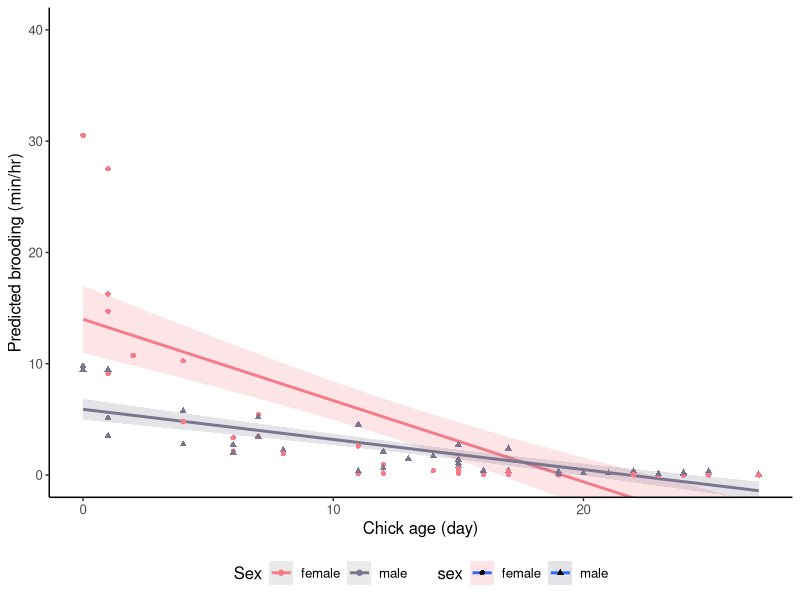
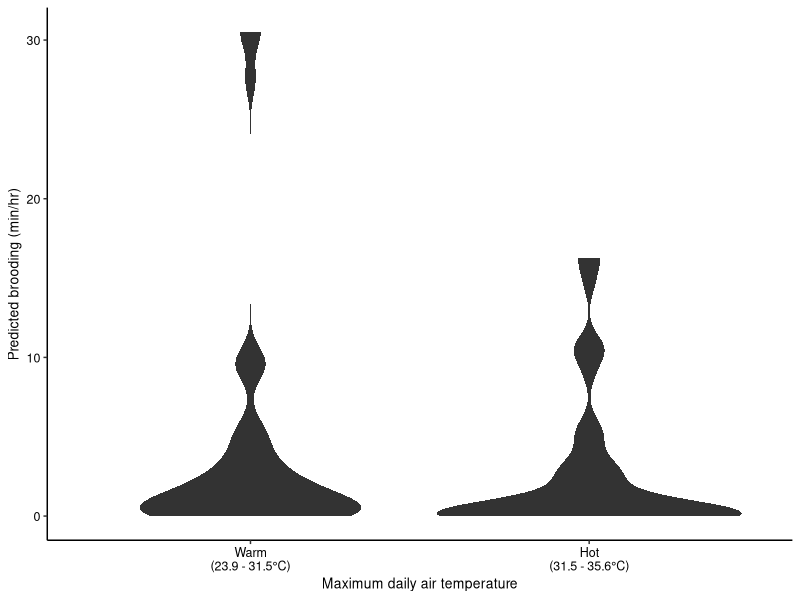

Reproduce these figures in R, in order. (Note: this script raises an error after producing the figures.)
# intro -------------------------------------------------------------------

# Red-headed Woodpecker brooding duration model predictions
# By: Lynn Abigail Walter

# Latest updates:
# Aug 2019 - After correcting the bbyvid to sum duration of brooding, a new top model was selected. My thesis used model 1.1i which did not include Tmax as a factor, but the new top model 1.5i does.

# Best version

# libraries ---------------------------------------------------------------

library(tidyverse)
library(reshape2)
library(glmmTMB)

# data --------------------------------------------------------------------

# Behaviors by video

bbyvid <- 
  read.csv("clean_data/behaviors.csv", stringsAsFactors = FALSE) %>%
  as_tibble() %>%
  mutate(
    # Calculate standardized temperatures
    std_tmax = (tmax - mean(tmax))/sd(tmax),
    brood_perhr = (brooding_min/usable_video)*60)

# script ------------------------------------------------------------------

# Run best model (see brooding_models.R)

brood_mod <- 
  glmmTMB(
    brooding_min ~ 
      exact_age_chick * sex + peeped_chick_count + std_tmax + (1|brood_id) + 
      offset(log(usable_video)), 
    data = bbyvid,
    ziformula = ~ .,
    family = "truncated_nbinom1")

summary(brood_mod)

# Generate dataframes with needed model variables to generate prediction

brooding_subset <- 
  bbyvid %>%
  select(brooding_min, subject, brood_id, exact_age_chick, sex, habitat,
         std_tmax, usable_video, peeped_chick_count) 

# Calculate a predicted brooding rate (brooding per minute)

brooding_predictions <-
  brooding_subset %>%
  mutate(
    predicted_brood_per_unit = 
      stats::predict(brood_mod, brooding_subset, type = "response"),
    predicted_brood_per_hr =
      (predicted_brood_per_unit/usable_video)*60,
    brood_per_hr = (brooding_min/usable_video)*60,
    tmax = ifelse(std_tmax > 0, "Hot", "Cool"))

# experimental ------------------------------------------------------------

# Generate dataframes with needed model variables to generate prediction

brooding_subset2 <- 
  bbyvid %>%
  select(brooding_min, subject, brood_id, exact_age_chick, sex, habitat,
         std_tmax, usable_video, peeped_chick_count, tmax) 

# Calculate a predicted brooding rate (brooding per minute)

brooding_predictions2 <-
  brooding_subset2 %>%
  mutate(
    predicted_brood_per_unit = 
      stats::predict(brood_mod, brooding_subset2, type = "response"),
    predicted_brood_per_hr =
      (predicted_brood_per_unit/usable_video)*60,
    brood_per_hr = (brooding_min/usable_video)*60)

# ------

# Set colors

colors_sex <- c("female" = "#F47C89", "male" = "#7b758e")
colors_tem <- c("Cool" = "#6bd2db", "Hot" = "#fc913a")
colors_bw <- c("Cool" = "#ABABAB", "Hot" = "#333333")

# predbrood_conditional <- 
#   brooding_predictions %>% 
#   filter(predicted_brood_per_unit > 1)

# linear plots ------------------------------------------------------------

# Final brooding plot - by sex (color)

ggplot(brooding_predictions, 
       aes(x = exact_age_chick, 
           y = predicted_brood_per_hr, 
           color = sex, 
           fill = sex)) +
  stat_smooth(method = glm, 
              formula = y ~ x, 
              aes(y = predicted_brood_per_hr, 
                  color = as.factor(sex), 
                  fill = as.factor(sex)), 
              alpha = 0.2,
              se = TRUE, 
              level = 0.95, 
              fullrange = TRUE) +
  geom_point(aes(color = sex, shape = sex)) +
  coord_cartesian(ylim = c(0,40)) + 
  labs(x = "Chick age (day)", y = "Predicted brooding (min/hr)") + 
  scale_fill_manual(values = colors_sex) +
  scale_color_manual(values = colors_sex) + 
  guides(color = guide_legend("Sex")) +
  theme_classic() +
  theme(legend.position = "bottom", 
        text = element_text(size = 12)) 

# Final brooding plot - by sex (black & white)

brooding_sex <-
  ggplot(brooding_predictions, 
       aes(x = exact_age_chick, 
           y = predicted_brood_per_hr)) +
  stat_smooth(
    method = glm, 
    formula = y ~ x, 
    aes(y = predicted_brood_per_hr, 
        linetype = sex,
        color = sex), 
    size = 0.5, 
    se = TRUE, 
    level = 0.95, 
    fullrange = TRUE) +
  geom_point(aes(color = sex, shape = sex)) +
  coord_cartesian(ylim = c(0, 40)) + 
  labs(
    #title = "Figure 3", 
       x = "Chick age (day)", 
       y = "Predicted brooding (min per hr)") + 
  guides(color = guide_legend("Sex"), 
         shape = guide_legend("Sex"),
         linetype = guide_legend("Sex")) +
  scale_shape_manual(values = c(17, 1)) +
  scale_color_manual(values = c("female" = "black", "male" = "black")) +
  scale_fill_grey(start = 0.6, end = 0.6) +
  theme_classic() +
  theme(axis.title.x = element_text(size = 10), 
        axis.title.y = element_text(size = 10),
        axis.text.y = element_text(size = 9),
        axis.text.x = element_text(size = 9),
        legend.text = element_text(size = 10),
        legend.title = element_text(size = 10),
        legend.position = "bottom") 
  # ggplot2::ggsave(
  # file = "brooding_sex_fig.pdf",
  # path ="plots/bw/",
  # width = 3.5,
  # height = 3,
  # units = "in",
  # dpi = 600)

# linear temperature plot -------------------------------------------------

temp_line <- 
  brooding_predictions2 %>%
  ggplot(aes(x = tmax, y = predicted_brood_per_hr)) +
  stat_smooth(
    method = glm,
    formula = y ~ x,
    aes(y = predicted_brood_per_hr),
    alpha = 0.2,
    se = TRUE,
    level = 0.95,
    fullrange = TRUE,
    color = "black") +
  geom_point(shape = 1) +
  labs(x = "Maximum daily air temperature (°C)", 
       y = "Predicted brooding (min per hr)") +
  scale_fill_grey(start = 0.6, end = 0.6) +
  coord_cartesian(ylim = c(0, 40)) + 
  theme_classic() +
  theme(axis.title.x = element_text(size = 10), 
        axis.title.y = element_text(size = 10),
        axis.text.y = element_text(size = 9, color = 'black'),
        axis.text.x = element_text(size = 9, color = 'black'),
        legend.text = element_text(size = 10),
        legend.title = element_text(size = 10),
        legend.position = "none")

# violin plots ------------------------------------------------------------

# Violin plot - by temperature (black & white)

brooding_violin <- 
  ggplot(brooding_predictions, 
       aes(tmax, 
           predicted_brood_per_hr, 
           fill = tmax, 
           color = tmax)) +
  geom_violin(lwd = 0) +
  labs(x = "Maximum daily air temperature", 
       y = "Predicted brooding (min/hr)") +
  scale_x_discrete(
    labels=c("Warm\n(23.9 - 31.5°C)",
             "Hot\n(31.5 - 35.6°C)")) +
  theme(legend.position = "none") +
  scale_color_manual(values = c("Cool" = "#333333", "Hot" = "#333333")) +
  scale_fill_manual(values = c("Cool" = "#333333", "Hot" = "#333333")) +
  theme_classic() +
  theme(axis.title.x = element_text(size = 10), 
        axis.title.y = element_text(size = 10),
        axis.text.y = element_text(size = 9, color = 'black'),
        axis.text.x = element_text(size = 9, color = 'black'),
        legend.text = element_text(size = 10),
        legend.title = element_text(size = 10),
        legend.position = "none") +
  ggsave(
    file = "brooding_T_fig.pdf",
    path ="plots/bw/",
    width = 3.5,
    height = 3,
    units = "in",
    dpi = 600)

# stacked brooding plots --------------------------------------------------

cowplot::plot_grid(brooding_sex, brooding_violin, 
          labels = 'AUTO',
          nrow = 2, ncol = 1) +
  ggsave(
    file = "brooding_plots_pair.pdf",
    path ="plots/bw/",
    width = 3.5,
    height = 7,
    units = "in",
    dpi = 600)


cowplot::plot_grid(brooding_sex, temp_line, 
                   labels = 'AUTO',
                   nrow = 2, ncol = 1) +
  ggsave(
    file = "fig3_brooding.tiff",
    path ="plots/manuscript_plots/",
    width = 3.5,
    height = 7,
    units = "in",
    dpi = 300)

# comparison --------------------------------------------------------------
  
# Temp and chick age
ggplot(brooding_predictions, 
       aes(exact_age_chick, 
           predicted_brood_per_hr, 
           color = tmax, 
           fill = tmax)) +
  stat_smooth(method = glm, 
              formula = y ~ x, 
              aes(y = predicted_brood_per_hr, 
                  color = as.factor(tmax), 
                  fill = as.factor(tmax)), 
              alpha = 0.2,
              se = TRUE, 
              level = 0.95, 
              fullrange = TRUE) +
  geom_point(aes(color = tmax, shape = tmax)) +
  coord_cartesian(ylim = c(0,40)) + 
  labs(x = "Chick age (day)", y = "Predicted brooding (min/hr)") + 
  scale_fill_manual(values = colors_tem) +
  scale_color_manual(values = colors_tem) + 
  guides(color = guide_legend("Tmax")) +
  theme_classic() +
  theme(legend.position = "bottom") 

# actual brooding data plot -----------------------------------------------

# Plotting real values, not predictions
ggplot(bbyvid, 
       aes(exact_age_chick, 
           brooding_min, 
           color = sex, 
           fill = sex)) +
  geom_point(aes(color = sex, shape = sex)) +
  stat_smooth(method = glm, 
              formula = y ~ x, 
              aes(y = brooding_min, 
                  color = as.factor(sex), 
                  fill = as.factor(sex)), 
              alpha = 0.2,
              se = TRUE, 
              level = 0.95) +
  coord_cartesian(ylim = c(0,40)) + 
  labs(x = "Chick age (day)", y = "Actual brooding (min)") + 
  scale_fill_manual(values = colors_sex) +
  scale_color_manual(values = colors_sex) + 
  guides(color=guide_legend("Sex"), fill = FALSE) +
  theme_classic() +
  theme(text=element_text(size=12, family="mono"), 
        legend.position = "bottom") 

# graphs to compare hurdle and non-hurdle models --------------------------

nonhurdle <- 
  glmmTMB(brooding_min ~ exact_age_chick + as.factor(peeped_chick_count) +
            (1|brood_id) + (1|subject) + offset(log(usable_video)), 
          data = bbyvid, ziformula = ~1, family = gaussian())

predbrood_nh <- 
  bbyvid %>%
  select(brooding_min, subject, brood_id, exact_age_chick, sex,
         std_tmax, usable_video, peeped_chick_count)

predbrood_nh <-
  predbrood_nh %>%
  mutate(
    predicted_brood_per_unit = 
      stats::predict(nonhurdle, predbrood_nh, type="response"),
    predicted_brood_per_hr = (predicted_brood_per_unit/usable_video)*60,
    brood_per_hr = (brooding_min/usable_video)*60)

ggplot(data = brooding_predictions, 
       aes(x = brooding_min, 
           y = predicted_brood_per_hr)) +
  geom_point() +
  labs(main = "Hurdle model predictions", 
       x = "Brooding (min/hr)", 
       y = "Predicted brooding (min/hr)") + 
  theme_classic()

plot(brooding_predictions$brooding_min, brooding_predictions$predicted_brood_per_hr)
title(main = "Hurdle model predictions")
ylab(main = "Brooding (min/hr)")

plot(predbrood_nh$brooding_min, predbrood_nh$predicted_brood_per_hr) 
title(main = "Zero-inflated gaussian model predictions")
